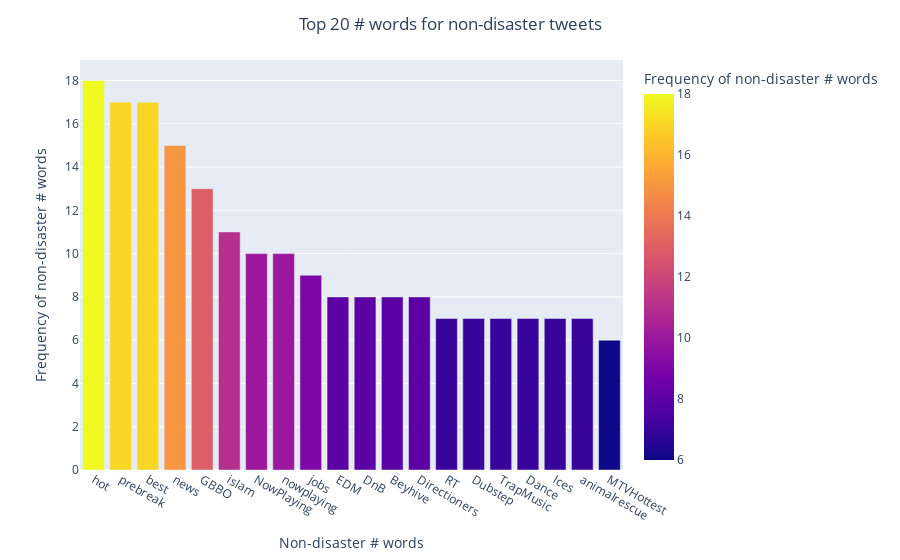

Here is the notebook cell this chart was saved with:
### Code cell
#Normal histogram of non-disaster # words
fig = px.bar(e, x="Non-disaster # words", y="Frequency of non-disaster # words",
            hover_name="Non-disaster # words",color = 'Frequency of non-disaster # words')
fig.update_layout(title='Top 20 # words for non-disaster tweets', title_x=0.5)
fig.show()

### Figure 1 — Plotly figure (JSON) as saved in the notebook; plotly's stock layout.template omitted (floating-point values rounded to 4 significant figures)
{"data": [{"alignmentgroup": "True", "hoverlabel": {"namelength": 0}, "hovertemplate": "<b>%{hovertext}</b><br><br>Non-disaster # words=%{x}<br>Frequency of non-disaster # words=%{marker.color}", "hovertext": ["hot", "prebreak", "best", "news", "GBBO", "islam", "NowPlaying", "nowplaying", "jobs", "EDM", "DnB", "Beyhive", "Directioners", "RT", "Dubstep", "TrapMusic", "Dance", "Ices", "animalrescue", "MTVHottest"], "legendgroup": "", "marker": {"color": [18, 17, 17, 15, 13, 11, 10, 10, 9, 8, 8, 8, 8, 7, 7, 7, 7, 7, 7, 6], "coloraxis": "coloraxis"}, "name": "", "offsetgroup": "", "orientation": "v", "showlegend": false, "textposition": "auto", "type": "bar", "x": ["hot", "prebreak", "best", "news", "GBBO", "islam", "NowPlaying", "nowplaying", "jobs", "EDM", "DnB", "Beyhive", "Directioners", "RT", "Dubstep", "TrapMusic", "Dance", "Ices", "animalrescue", "MTVHottest"], "xaxis": "x", "y": [18, 17, 17, 15, 13, 11, 10, 10, 9, 8, 8, 8, 8, 7, 7, 7, 7, 7, 7, 6], "yaxis": "y"}], "layout": {"barmode": "relative", "coloraxis": {"colorbar": {"title": {"text": "Frequency of non-disaster # words"}}, "colorscale": [[0, "#0d0887"], [0.1111, "#46039f"], [0.2222, "#7201a8"], [0.3333, "#9c179e"], [0.4444, "#bd3786"], [0.5556, "#d8576b"], [0.6667, "#ed7953"], [0.7778, "#fb9f3a"], [0.8889, "#fdca26"], [1, "#f0f921"]]}, "legend": {"tracegroupgap": 0}, "margin": {"t": 60}, "title": {"text": "Top 20 # words for non-disaster tweets", "x": 0.5}, "xaxis": {"anchor": "y", "domain": [0, 1], "title": {"text": "Non-disaster # words"}}, "yaxis": {"anchor": "x", "domain": [0, 1], "title": {"text": "Frequency of non-disaster # words"}}}}
